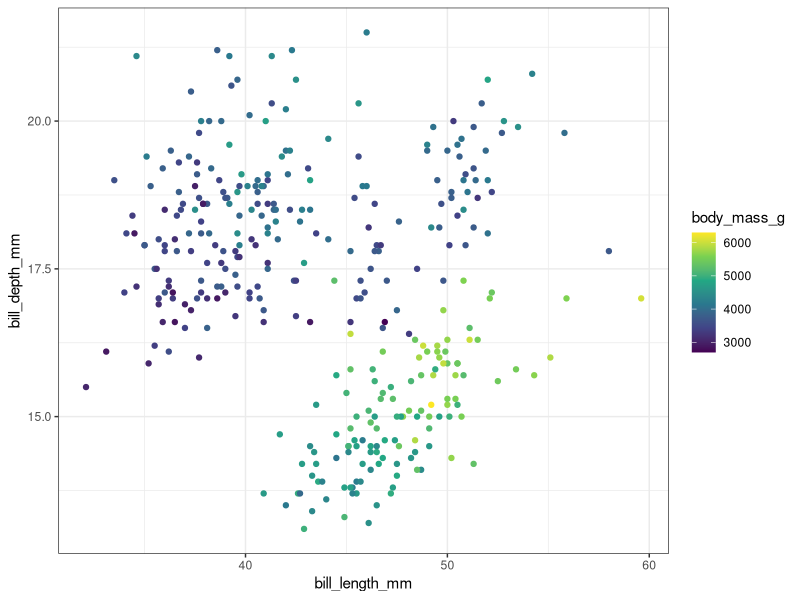
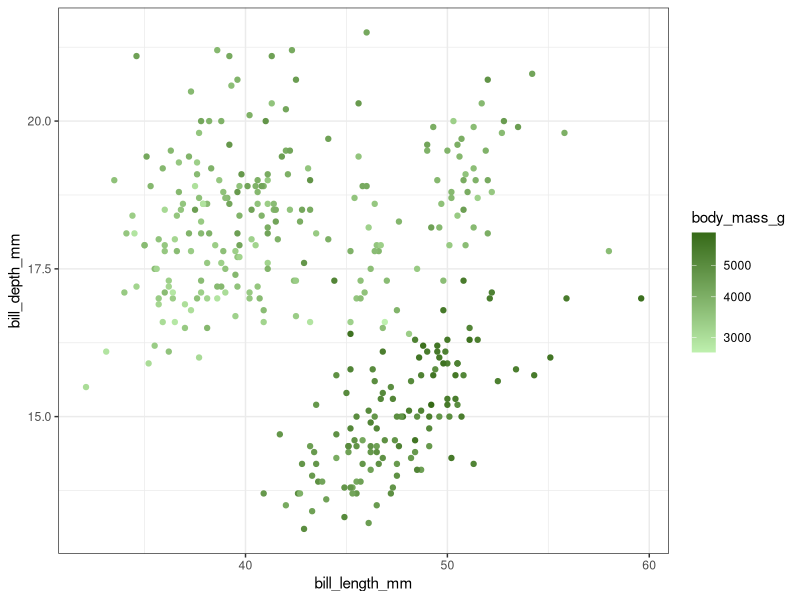
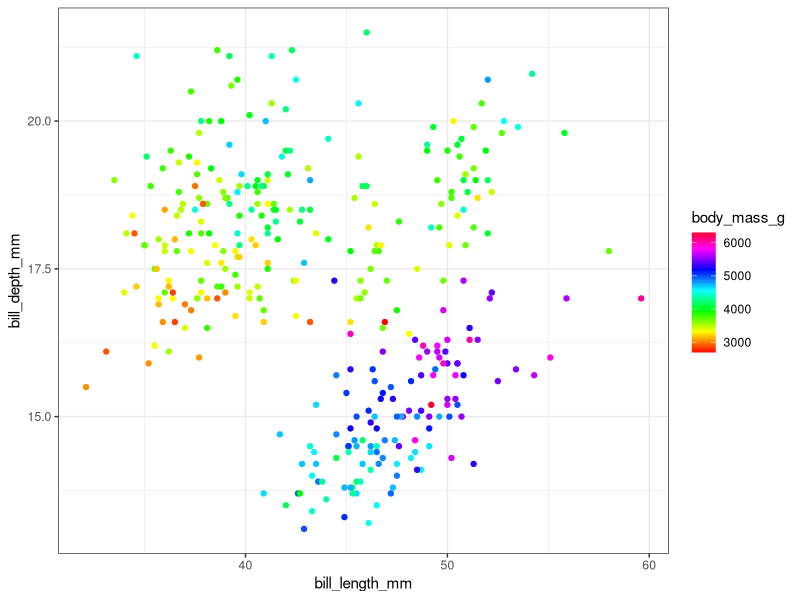
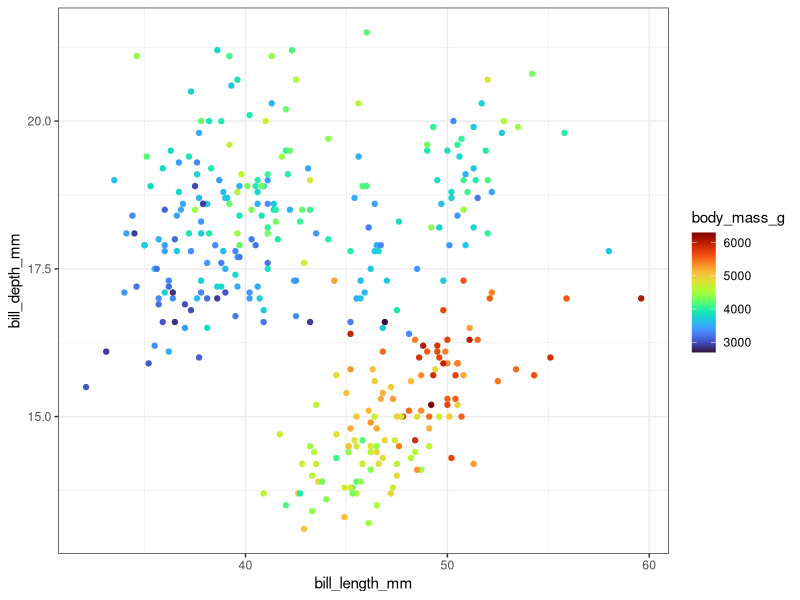
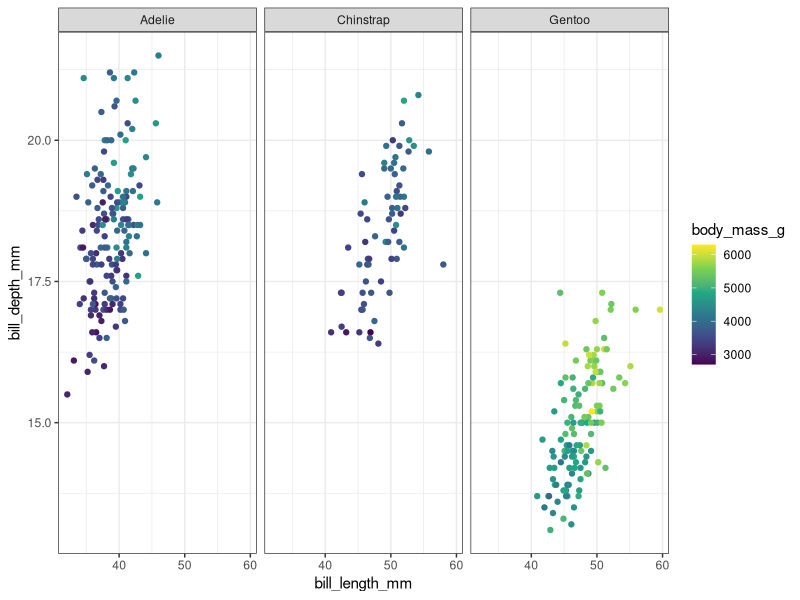
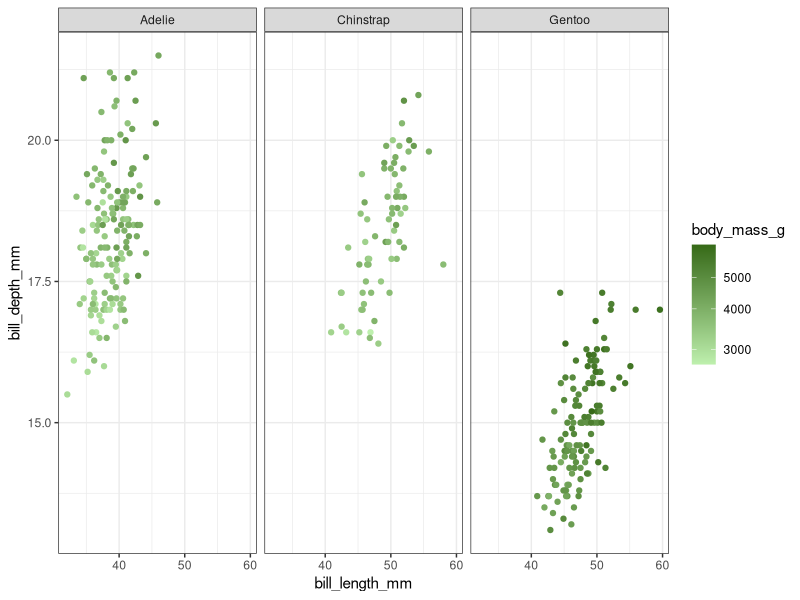
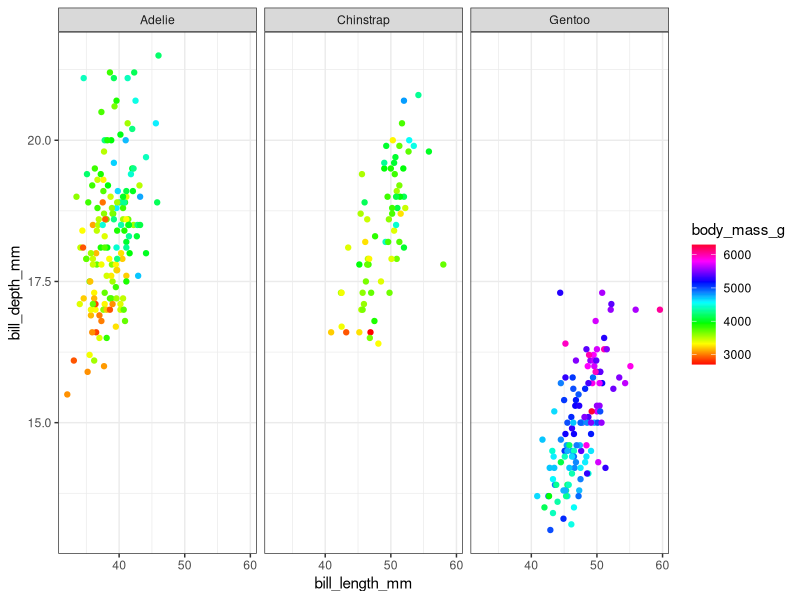
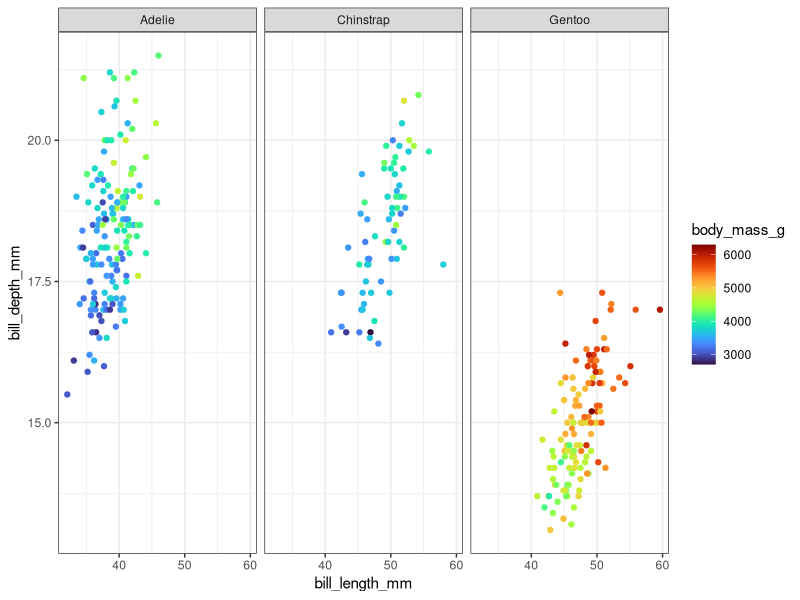

The R source for these figures, in order:
## ---- chunk 1
library(ggplot2)
library(palmerpenguins)
data("penguins")
theme_set(theme_bw())
## ---- chunk 2
ggplot(penguins) + 
  geom_point(aes(x = bill_length_mm, 
                 y = bill_depth_mm, 
                 color = body_mass_g)) + 
  scale_color_viridis_c()
## ---- chunk 3
library(colorspace)
endpoints <- polarLUV(L=c(90, 40), C=50, H=120) |> as("sRGB") |> hex()
ggplot(penguins) + 
  geom_point(aes(x = bill_length_mm, 
                 y = bill_depth_mm, 
                 color = body_mass_g)) + 
  scale_color_gradient(low = endpoints[1], 
                       high = endpoints[2], 
                       trans = "log10")
## ---- chunk 4
ggplot(penguins) + 
  geom_point(aes(x = bill_length_mm, 
                 y = bill_depth_mm, 
                 color = body_mass_g)) + 
  scale_color_gradientn(colors = rainbow(30))
## ---- chunk 5
library(viridis)
ggplot(penguins) + 
  geom_point(aes(x = bill_length_mm, 
                 y = bill_depth_mm, 
                 color = body_mass_g)) + 
  scale_color_viridis(option = "turbo")
## ---- chunk 6
ggplot(penguins) + 
  geom_point(aes(x = bill_length_mm, 
                 y = bill_depth_mm, 
                 color = body_mass_g)) + 
  facet_wrap(~species) + 
  scale_color_viridis_c()
## ---- chunk 7
ggplot(penguins) + 
  geom_point(aes(x = bill_length_mm, 
                 y = bill_depth_mm, 
                 color = body_mass_g)) + 
  facet_wrap(~species) + 
  scale_color_gradient(low = endpoints[1], 
                       high = endpoints[2], 
                       trans = "log10")
## ---- chunk 8
library(viridis)
ggplot(penguins) + 
  geom_point(aes(x = bill_length_mm, 
                 y = bill_depth_mm, 
                 color = body_mass_g)) + 
  facet_wrap(~species) + 
  scale_color_gradientn(colors = rainbow(30))
## ---- chunk 9
library(viridis)
ggplot(penguins) + 
  geom_point(aes(x = bill_length_mm, 
                 y = bill_depth_mm, 
                 color = body_mass_g)) + 
  facet_wrap(~species) + 
  scale_color_viridis(option = "turbo")
